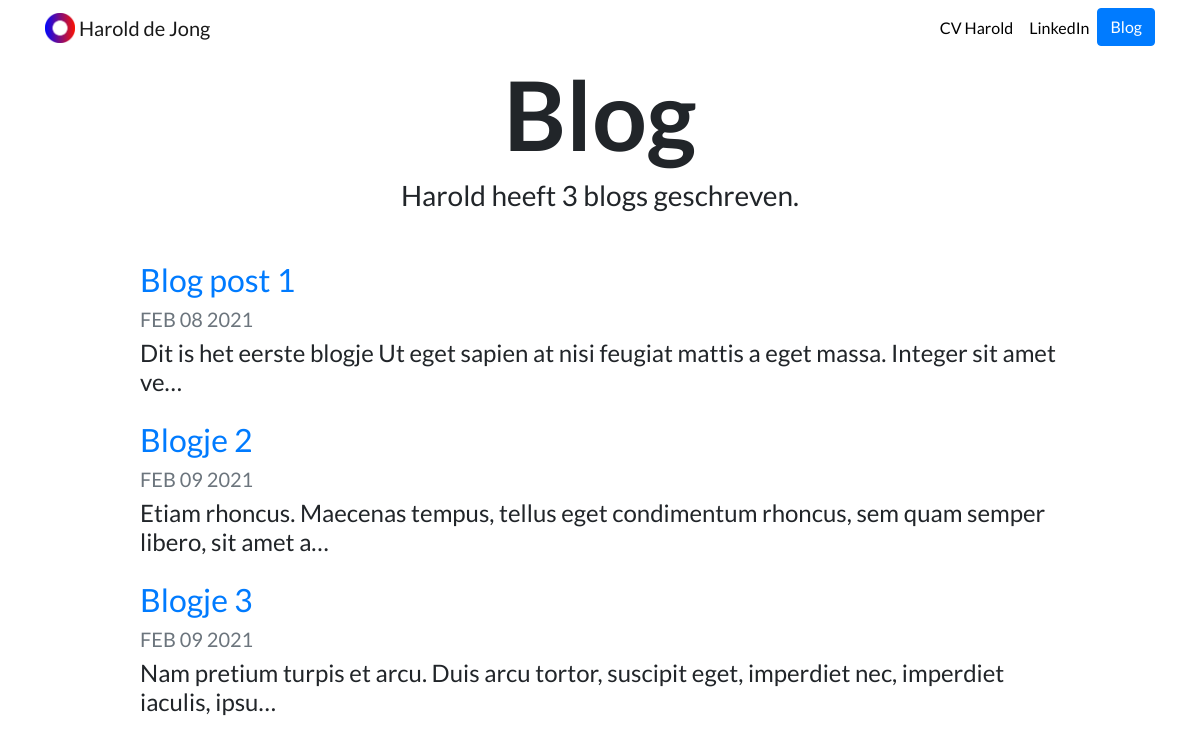
Screenshot of /blog/ with the database file from the repository.
### blog/models.py (models this page shows, shortened)
class Blog(models.Model):
    title = models.CharField(max_length=100)
    description = models.TextField()
    date = models.DateField()

### blog/views.py (the view)
# urls.py: path('',views.all_blog, name ='all_blog'),
def all_blog(request):
    blog = Blog.objects.all()
    return render(request,'blog/all_blog.html',{'blog':blog})

### blog/templates/blog/all_blog.html
{% extends "portfolio/base.html" %}
{% load static %}
{% block content %}
<h1 id="blogtitle" class="font-weight-bold text-center">Blog</h1>
<h3 class="text-center mb-5">Harold heeft {{ blog.count }} blog{{ blog.count|pluralize }} geschreven.</h3>
{% for blog in blog %}
<div class="row justify-content-center my-3">
  <div class="col-md-10">
    <a href="{% url 'blog:detail' blog.id %}">
      <h2>{{ blog.title }}</h2>
    </a>
    <h5 class="text-muted">{{ blog.date|date:'M d Y'|upper }}</h5>
    <h4>{{ blog.description|striptags|truncatechars:100 }}</h4>
  </div>
</div>
{% endfor %}
{% endblock %}

### portfolio/static/portfolio/custom.css (style rules this page uses)
body { font-family: 'Lato', sans-serif; }
#blogtitle { font-size: 6rem; }

### rows the page displays
Blog: title "Blog post 1", date "FEB 08 2021", description "Dit is het eerste blogje Ut eget sapien at nisi feugiat mattis a eget massa. Integer sit amet ve…"
Blog: title "Blogje 2", date "FEB 09 2021", description "Etiam rhoncus. Maecenas tempus, tellus eget condimentum rhoncus, sem quam semper libero, sit amet a…"
Blog: title "Blogje 3", date "FEB 09 2021", description "Nam pretium turpis et arcu. Duis arcu tortor, suscipit eget, imperdiet nec, imperdiet iaculis, ipsu…"

### other values shown
{{ blog.count }} "3"
